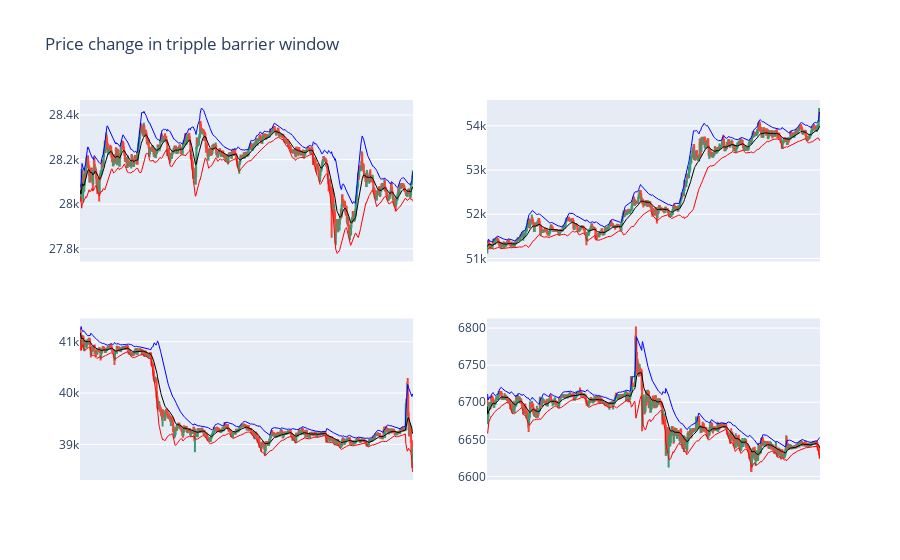

Here is the notebook cell this chart was saved with:
### Code cell
import random
import plotly.graph_objects as go
from plotly.subplots import make_subplots

n = 2; m = 2
label_1 = labels[labels['bin'] == 0]
list_1 = random.sample(list(label_1.index), k = n*m)

fig = make_subplots(
    rows = n, cols = m
)

for idx, st in enumerate(list_1):
  et = triple_barrier_events.loc[st]['t1']
  gr_dt = data.loc[st:et]
  avg, upper, lower = bbands(gr_dt['close'], 20, no_of_stdev=2)
  fig.add_trace(go.Candlestick(x=gr_dt.index,
                open=gr_dt.open, high=gr_dt.high,
                low=gr_dt.low, close=gr_dt.close),
                row = idx//n + 1, col = idx%m + 1)
  fig.add_trace(go.Scatter(x=gr_dt.index, y = avg,
                           line = dict(color='black', width=1)),
                row = idx//n + 1, col = idx%m + 1)
  fig.add_trace(go.Scatter(x=gr_dt.index, y = upper,
                           line = dict(color='blue', width=1)),
                row = idx//n + 1, col = idx%m + 1)
  fig.add_trace(go.Scatter(x=gr_dt.index, y = lower,
                           line = dict(color='red', width=1)),
                row = idx//n + 1, col = idx%m + 1)
  
  fig.update_xaxes(rangeslider_visible=False, visible = False)

fig.update_layout(title = 'Price change in tripple barrier window ')
fig.update_traces(showlegend = False)
fig.show()

### Figure 1 — Plotly figure (JSON) as saved in the notebook; plotly's stock layout.template omitted (floating-point values rounded to 4 significant figures; data arrays with more than 128 entries replaced by an {"elided": "..."} marker saying what was removed)
{"data": [{"close": {"elided": "894 float values"}, "high": {"elided": "894 float values"}, "low": {"elided": "894 float values"}, "open": {"elided": "894 float values"}, "showlegend": false, "type": "candlestick", "x": {"elided": "894 str values"}, "xaxis": "x", "yaxis": "y"}, {"line": {"color": "black", "width": 1}, "showlegend": false, "type": "scatter", "x": {"elided": "894 str values"}, "xaxis": "x", "y": {"elided": "894 float values"}, "yaxis": "y"}, {"line": {"color": "blue", "width": 1}, "showlegend": false, "type": "scatter", "x": {"elided": "894 str values"}, "xaxis": "x", "y": {"elided": "894 float values"}, "yaxis": "y"}, {"line": {"color": "red", "width": 1}, "showlegend": false, "type": "scatter", "x": {"elided": "894 str values"}, "xaxis": "x", "y": {"elided": "894 float values"}, "yaxis": "y"}, {"close": {"elided": "591 float values"}, "high": {"elided": "591 float values"}, "low": {"elided": "591 float values"}, "open": {"elided": "591 float values"}, "showlegend": false, "type": "candlestick", "x": {"elided": "591 str values"}, "xaxis": "x2", "yaxis": "y2"}, {"line": {"color": "black", "width": 1}, "showlegend": false, "type": "scatter", "x": {"elided": "591 str values"}, "xaxis": "x2", "y": {"elided": "591 float values"}, "yaxis": "y2"}, {"line": {"color": "blue", "width": 1}, "showlegend": false, "type": "scatter", "x": {"elided": "591 str values"}, "xaxis": "x2", "y": {"elided": "591 float values"}, "yaxis": "y2"}, {"line": {"color": "red", "width": 1}, "showlegend": false, "type": "scatter", "x": {"elided": "591 str values"}, "xaxis": "x2", "y": {"elided": "591 float values"}, "yaxis": "y2"}, {"close": {"elided": "720 float values"}, "high": {"elided": "720 float values"}, "low": {"elided": "720 float values"}, "open": {"elided": "720 float values"}, "showlegend": false, "type": "candlestick", "x": {"elided": "720 str values"}, "xaxis": "x3", "yaxis": "y3"}, {"line": {"color": "black", "width": 1}, "showlegend": false, "type": "scatter", "x": {"elided": "720 str values"}, "xaxis": "x3", "y": {"elided": "720 float values"}, "yaxis": "y3"}, {"line": {"color": "blue", "width": 1}, "showlegend": false, "type": "scatter", "x": {"elided": "720 str values"}, "xaxis": "x3", "y": {"elided": "720 float values"}, "yaxis": "y3"}, {"line": {"color": "red", "width": 1}, "showlegend": false, "type": "scatter", "x": {"elided": "720 str values"}, "xaxis": "x3", "y": {"elided": "720 float values"}, "yaxis": "y3"}, {"close": {"elided": "804 float values"}, "high": {"elided": "804 float values"}, "low": {"elided": "804 float values"}, "open": {"elided": "804 float values"}, "showlegend": false, "type": "candlestick", "x": {"elided": "804 str values"}, "xaxis": "x4", "yaxis": "y4"}, {"line": {"color": "black", "width": 1}, "showlegend": false, "type": "scatter", "x": {"elided": "804 str values"}, "xaxis": "x4", "y": {"elided": "804 float values"}, "yaxis": "y4"}, {"line": {"color": "blue", "width": 1}, "showlegend": false, "type": "scatter", "x": {"elided": "804 str values"}, "xaxis": "x4", "y": {"elided": "804 float values"}, "yaxis": "y4"}, {"line": {"color": "red", "width": 1}, "showlegend": false, "type": "scatter", "x": {"elided": "804 str values"}, "xaxis": "x4", "y": {"elided": "804 float values"}, "yaxis": "y4"}], "layout": {"title": {"text": "Price change in tripple barrier window "}, "xaxis": {"anchor": "y", "domain": [0, 0.45], "rangeslider": {"visible": false}, "visible": false}, "xaxis2": {"anchor": "y2", "domain": [0.55, 1], "rangeslider": {"visible": false}, "visible": false}, "xaxis3": {"anchor": "y3", "domain": [0, 0.45], "rangeslider": {"visible": false}, "visible": false}, "xaxis4": {"anchor": "y4", "domain": [0.55, 1], "rangeslider": {"visible": false}, "visible": false}, "yaxis": {"anchor": "x", "domain": [0.575, 1]}, "yaxis2": {"anchor": "x2", "domain": [0.575, 1]}, "yaxis3": {"anchor": "x3", "domain": [0, 0.425]}, "yaxis4": {"anchor": "x4", "domain": [0, 0.425]}}}
